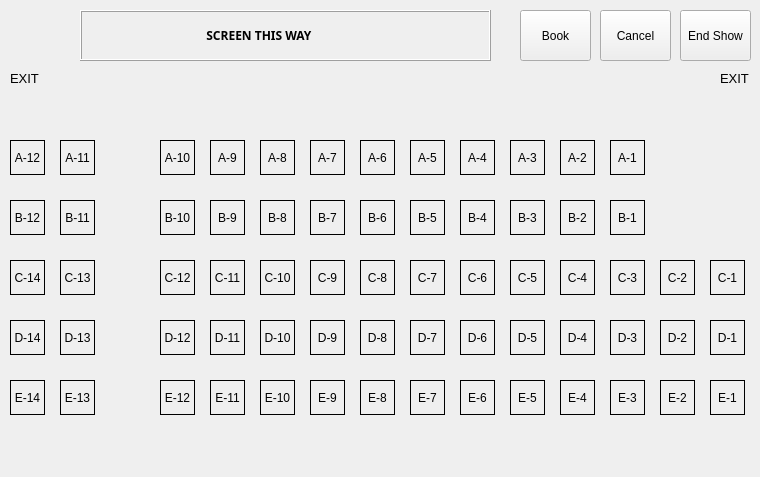
<?xml version="1.0" encoding="UTF-8"?>
<ui version="4.0">
 <class>MainWindow</class>
 <widget class="QMainWindow" name="MainWindow">
  <property name="geometry">
   <rect>
    <x>0</x>
    <y>0</y>
    <width>760</width>
    <height>477</height>
   </rect>
  </property>
  <property name="windowTitle">
   <string>Movie Ticket Booking 1.0</string>
  </property>
  <widget class="QWidget" name="centralWidget">
   <widget class="QPushButton" name="btnBook">
    <property name="geometry">
     <rect>
      <x>520</x>
      <y>10</y>
      <width>71</width>
      <height>51</height>
     </rect>
    </property>
    <property name="text">
     <string>Book</string>
    </property>
   </widget>
   <widget class="QPushButton" name="btnCancel">
    <property name="geometry">
     <rect>
      <x>600</x>
      <y>10</y>
      <width>71</width>
      <height>51</height>
     </rect>
    </property>
    <property name="text">
     <string>Cancel</string>
    </property>
   </widget>
   <widget class="QPushButton" name="btnReset">
    <property name="geometry">
     <rect>
      <x>680</x>
      <y>10</y>
      <width>71</width>
      <height>51</height>
     </rect>
    </property>
    <property name="text">
     <string>End Show</string>
    </property>
   </widget>
   <widget class="QLabel" name="label">
    <property name="geometry">
     <rect>
      <x>720</x>
      <y>70</y>
      <width>31</width>
      <height>16</height>
     </rect>
    </property>
    <property name="font">
     <font>
      <pointsize>10</pointsize>
     </font>
    </property>
    <property name="text">
     <string>EXIT</string>
    </property>
   </widget>
   <widget class="QLabel" name="label_2">
    <property name="geometry">
     <rect>
      <x>10</x>
      <y>70</y>
      <width>31</width>
      <height>16</height>
     </rect>
    </property>
    <property name="font">
     <font>
      <pointsize>10</pointsize>
     </font>
    </property>
    <property name="text">
     <string>EXIT</string>
    </property>
   </widget>
   <widget class="QLabel" name="label_3">
    <property name="geometry">
     <rect>
      <x>80</x>
      <y>10</y>
      <width>411</width>
      <height>51</height>
     </rect>
    </property>
    <property name="font">
     <font>
      <family>Sans</family>
      <italic>false</italic>
      <bold>true</bold>
     </font>
    </property>
    <property name="frameShape">
     <enum>QFrame::Box</enum>
    </property>
    <property name="frameShadow">
     <enum>QFrame::Raised</enum>
    </property>
    <property name="text">
     <string>                                        SCREEN THIS WAY</string>
    </property>
    <property name="alignment">
     <set>Qt::AlignJustify|Qt::AlignVCenter</set>
    </property>
   </widget>
   <widget class="QLabel" name="lblA1">
    <property name="geometry">
     <rect>
      <x>610</x>
      <y>140</y>
      <width>35</width>
      <height>35</height>
     </rect>
    </property>
    <property name="frameShape">
     <enum>QFrame::Box</enum>
    </property>
    <property name="text">
     <string>A-1</string>
    </property>
    <property name="alignment">
     <set>Qt::AlignCenter</set>
    </property>
   </widget>
   <widget class="QLabel" name="lblA2">
    <property name="geometry">
     <rect>
      <x>560</x>
      <y>140</y>
      <width>35</width>
      <height>35</height>
     </rect>
    </property>
    <property name="frameShape">
     <enum>QFrame::Box</enum>
    </property>
    <property name="text">
     <string>A-2</string>
    </property>
    <property name="alignment">
     <set>Qt::AlignCenter</set>
    </property>
   </widget>
   <widget class="QLabel" name="lblA3">
    <property name="geometry">
     <rect>
      <x>510</x>
      <y>140</y>
      <width>35</width>
      <height>35</height>
     </rect>
    </property>
    <property name="frameShape">
     <enum>QFrame::Box</enum>
    </property>
    <property name="text">
     <string>A-3</string>
    </property>
    <property name="alignment">
     <set>Qt::AlignCenter</set>
    </property>
   </widget>
   <widget class="QLabel" name="lblA5">
    <property name="geometry">
     <rect>
      <x>410</x>
      <y>140</y>
      <width>35</width>
      <height>35</height>
     </rect>
    </property>
    <property name="frameShape">
     <enum>QFrame::Box</enum>
    </property>
    <property name="text">
     <string>A-5</string>
    </property>
    <property name="alignment">
     <set>Qt::AlignCenter</set>
    </property>
   </widget>
   <widget class="QLabel" name="lblA6">
    <property name="geometry">
     <rect>
      <x>360</x>
      <y>140</y>
      <width>35</width>
      <height>35</height>
     </rect>
    </property>
    <property name="frameShape">
     <enum>QFrame::Box</enum>
    </property>
    <property name="text">
     <string>A-6</string>
    </property>
    <property name="alignment">
     <set>Qt::AlignCenter</set>
    </property>
   </widget>
   <widget class="QLabel" name="lblA4">
    <property name="geometry">
     <rect>
      <x>460</x>
      <y>140</y>
      <width>35</width>
      <height>35</height>
     </rect>
    </property>
    <property name="frameShape">
     <enum>QFrame::Box</enum>
    </property>
    <property name="text">
     <string>A-4</string>
    </property>
    <property name="alignment">
     <set>Qt::AlignCenter</set>
    </property>
   </widget>
   <widget class="QLabel" name="lblA8">
    <property name="geometry">
     <rect>
      <x>260</x>
      <y>140</y>
      <width>35</width>
      <height>35</height>
     </rect>
    </property>
    <property name="frameShape">
     <enum>QFrame::Box</enum>
    </property>
    <property name="text">
     <string>A-8</string>
    </property>
    <property name="alignment">
     <set>Qt::AlignCenter</set>
    </property>
   </widget>
   <widget class="QLabel" name="lblA9">
    <property name="geometry">
     <rect>
      <x>210</x>
      <y>140</y>
      <width>35</width>
      <height>35</height>
     </rect>
    </property>
    <property name="frameShape">
     <enum>QFrame::Box</enum>
    </property>
    <property name="text">
     <string>A-9</string>
    </property>
    <property name="alignment">
     <set>Qt::AlignCenter</set>
    </property>
   </widget>
   <widget class="QLabel" name="lblA7">
    <property name="geometry">
     <rect>
      <x>310</x>
      <y>140</y>
      <width>35</width>
      <height>35</height>
     </rect>
    </property>
    <property name="frameShape">
     <enum>QFrame::Box</enum>
    </property>
    <property name="text">
     <string>A-7</string>
    </property>
    <property name="alignment">
     <set>Qt::AlignCenter</set>
    </property>
   </widget>
   <widget class="QLabel" name="lblA12">
    <property name="geometry">
     <rect>
      <x>10</x>
      <y>140</y>
      <width>35</width>
      <height>35</height>
     </rect>
    </property>
    <property name="frameShape">
     <enum>QFrame::Box</enum>
    </property>
    <property name="text">
     <string>A-12</string>
    </property>
    <property name="alignment">
     <set>Qt::AlignCenter</set>
    </property>
   </widget>
   <widget class="QLabel" name="lblA11">
    <property name="geometry">
     <rect>
      <x>60</x>
      <y>140</y>
      <width>35</width>
      <height>35</height>
     </rect>
    </property>
    <property name="frameShape">
     <enum>QFrame::Box</enum>
    </property>
    <property name="text">
     <string>A-11</string>
    </property>
    <property name="alignment">
     <set>Qt::AlignCenter</set>
    </property>
   </widget>
   <widget class="QLabel" name="lblA10">
    <property name="geometry">
     <rect>
      <x>160</x>
      <y>140</y>
      <width>35</width>
      <height>35</height>
     </rect>
    </property>
    <property name="frameShape">
     <enum>QFrame::Box</enum>
    </property>
    <property name="text">
     <string>A-10</string>
    </property>
    <property name="alignment">
     <set>Qt::AlignCenter</set>
    </property>
   </widget>
   <widget class="QLabel" name="lblB2">
    <property name="geometry">
     <rect>
      <x>560</x>
      <y>200</y>
      <width>35</width>
      <height>35</height>
     </rect>
    </property>
    <property name="frameShape">
     <enum>QFrame::Box</enum>
    </property>
    <property name="text">
     <string>B-2</string>
    </property>
    <property name="alignment">
     <set>Qt::AlignCenter</set>
    </property>
   </widget>
   <widget class="QLabel" name="lblB6">
    <property name="geometry">
     <rect>
      <x>360</x>
      <y>200</y>
      <width>35</width>
      <height>35</height>
     </rect>
    </property>
    <property name="frameShape">
     <enum>QFrame::Box</enum>
    </property>
    <property name="text">
     <string>B-6</string>
    </property>
    <property name="alignment">
     <set>Qt::AlignCenter</set>
    </property>
   </widget>
   <widget class="QLabel" name="lblB11">
    <property name="geometry">
     <rect>
      <x>60</x>
      <y>200</y>
      <width>35</width>
      <height>35</height>
     </rect>
    </property>
    <property name="frameShape">
     <enum>QFrame::Box</enum>
    </property>
    <property name="text">
     <string>B-11</string>
    </property>
    <property name="alignment">
     <set>Qt::AlignCenter</set>
    </property>
   </widget>
   <widget class="QLabel" name="lblB3">
    <property name="geometry">
     <rect>
      <x>510</x>
      <y>200</y>
      <width>35</width>
      <height>35</height>
     </rect>
    </property>
    <property name="frameShape">
     <enum>QFrame::Box</enum>
    </property>
    <property name="text">
     <string>B-3</string>
    </property>
    <property name="alignment">
     <set>Qt::AlignCenter</set>
    </property>
   </widget>
   <widget class="QLabel" name="lblB7">
    <property name="geometry">
     <rect>
      <x>310</x>
      <y>200</y>
      <width>35</width>
      <height>35</height>
     </rect>
    </property>
    <property name="frameShape">
     <enum>QFrame::Box</enum>
    </property>
    <property name="text">
     <string>B-7</string>
    </property>
    <property name="alignment">
     <set>Qt::AlignCenter</set>
    </property>
   </widget>
   <widget class="QLabel" name="lblB1">
    <property name="geometry">
     <rect>
      <x>610</x>
      <y>200</y>
      <width>35</width>
      <height>35</height>
     </rect>
    </property>
    <property name="frameShape">
     <enum>QFrame::Box</enum>
    </property>
    <property name="text">
     <string>B-1</string>
    </property>
    <property name="alignment">
     <set>Qt::AlignCenter</set>
    </property>
   </widget>
   <widget class="QLabel" name="lblB9">
    <property name="geometry">
     <rect>
      <x>210</x>
      <y>200</y>
      <width>35</width>
      <height>35</height>
     </rect>
    </property>
    <property name="frameShape">
     <enum>QFrame::Box</enum>
    </property>
    <property name="text">
     <string>B-9</string>
    </property>
    <property name="alignment">
     <set>Qt::AlignCenter</set>
    </property>
   </widget>
   <widget class="QLabel" name="lblB12">
    <property name="geometry">
     <rect>
      <x>10</x>
      <y>200</y>
      <width>35</width>
      <height>35</height>
     </rect>
    </property>
    <property name="frameShape">
     <enum>QFrame::Box</enum>
    </property>
    <property name="text">
     <string>B-12</string>
    </property>
    <property name="alignment">
     <set>Qt::AlignCenter</set>
    </property>
   </widget>
   <widget class="QLabel" name="lblB4">
    <property name="geometry">
     <rect>
      <x>460</x>
      <y>200</y>
      <width>35</width>
      <height>35</height>
     </rect>
    </property>
    <property name="frameShape">
     <enum>QFrame::Box</enum>
    </property>
    <property name="text">
     <string>B-4</string>
    </property>
    <property name="alignment">
     <set>Qt::AlignCenter</set>
    </property>
   </widget>
   <widget class="QLabel" name="lblB10">
    <property name="geometry">
     <rect>
      <x>160</x>
      <y>200</y>
      <width>35</width>
      <height>35</height>
     </rect>
    </property>
    <property name="frameShape">
     <enum>QFrame::Box</enum>
    </property>
    <property name="text">
     <string>B-10</string>
    </property>
    <property name="alignment">
     <set>Qt::AlignCenter</set>
    </property>
   </widget>
   <widget class="QLabel" name="lblB5">
    <property name="geometry">
     <rect>
      <x>410</x>
      <y>200</y>
      <width>35</width>
      <height>35</height>
     </rect>
    </property>
    <property name="frameShape">
     <enum>QFrame::Box</enum>
    </property>
    <property name="text">
     <string>B-5</string>
    </property>
    <property name="alignment">
     <set>Qt::AlignCenter</set>
    </property>
   </widget>
   <widget class="QLabel" name="lblB8">
    <property name="geometry">
     <rect>
      <x>260</x>
      <y>200</y>
      <width>35</width>
      <height>35</height>
     </rect>
    </property>
    <property name="frameShape">
     <enum>QFrame::Box</enum>
    </property>
    <property name="text">
     <string>B-8</string>
    </property>
    <property name="alignment">
     <set>Qt::AlignCenter</set>
    </property>
   </widget>
   <widget class="QLabel" name="lblC4">
    <property name="geometry">
     <rect>
      <x>560</x>
      <y>260</y>
      <width>35</width>
      <height>35</height>
     </rect>
    </property>
    <property name="frameShape">
     <enum>QFrame::Box</enum>
    </property>
    <property name="text">
     <string>C-4</string>
    </property>
    <property name="alignment">
     <set>Qt::AlignCenter</set>
    </property>
   </widget>
   <widget class="QLabel" name="lblC8">
    <property name="geometry">
     <rect>
      <x>360</x>
      <y>260</y>
      <width>35</width>
      <height>35</height>
     </rect>
    </property>
    <property name="frameShape">
     <enum>QFrame::Box</enum>
    </property>
    <property name="text">
     <string>C-8</string>
    </property>
    <property name="alignment">
     <set>Qt::AlignCenter</set>
    </property>
   </widget>
   <widget class="QLabel" name="lblC13">
    <property name="geometry">
     <rect>
      <x>60</x>
      <y>260</y>
      <width>35</width>
      <height>35</height>
     </rect>
    </property>
    <property name="frameShape">
     <enum>QFrame::Box</enum>
    </property>
    <property name="text">
     <string>C-13</string>
    </property>
    <property name="alignment">
     <set>Qt::AlignCenter</set>
    </property>
   </widget>
   <widget class="QLabel" name="lblC5">
    <property name="geometry">
     <rect>
      <x>510</x>
      <y>260</y>
      <width>35</width>
      <height>35</height>
     </rect>
    </property>
    <property name="frameShape">
     <enum>QFrame::Box</enum>
    </property>
    <property name="text">
     <string>C-5</string>
    </property>
    <property name="alignment">
     <set>Qt::AlignCenter</set>
    </property>
   </widget>
   <widget class="QLabel" name="lblC9">
    <property name="geometry">
     <rect>
      <x>310</x>
      <y>260</y>
      <width>35</width>
      <height>35</height>
     </rect>
    </property>
    <property name="frameShape">
     <enum>QFrame::Box</enum>
    </property>
    <property name="text">
     <string>C-9</string>
    </property>
    <property name="alignment">
     <set>Qt::AlignCenter</set>
    </property>
   </widget>
   <widget class="QLabel" name="lblC3">
    <property name="geometry">
     <rect>
      <x>610</x>
      <y>260</y>
      <width>35</width>
      <height>35</height>
     </rect>
    </property>
    <property name="frameShape">
     <enum>QFrame::Box</enum>
    </property>
    <property name="text">
     <string>C-3</string>
    </property>
    <property name="alignment">
     <set>Qt::AlignCenter</set>
    </property>
   </widget>
   <widget class="QLabel" name="lblC11">
    <property name="geometry">
     <rect>
      <x>210</x>
      <y>260</y>
      <width>35</width>
      <height>35</height>
     </rect>
    </property>
    <property name="frameShape">
     <enum>QFrame::Box</enum>
    </property>
    <property name="text">
     <string>C-11</string>
    </property>
    <property name="alignment">
     <set>Qt::AlignCenter</set>
    </property>
   </widget>
   <widget class="QLabel" name="lblC14">
    <property name="geometry">
     <rect>
      <x>10</x>
      <y>260</y>
      <width>35</width>
      <height>35</height>
     </rect>
    </property>
    <property name="frameShape">
     <enum>QFrame::Box</enum>
    </property>
    <property name="text">
     <string>C-14</string>
    </property>
    <property name="alignment">
     <set>Qt::AlignCenter</set>
    </property>
   </widget>
   <widget class="QLabel" name="lblC6">
    <property name="geometry">
     <rect>
      <x>460</x>
      <y>260</y>
      <width>35</width>
      <height>35</height>
     </rect>
    </property>
    <property name="frameShape">
     <enum>QFrame::Box</enum>
    </property>
    <property name="text">
     <string>C-6</string>
    </property>
    <property name="alignment">
     <set>Qt::AlignCenter</set>
    </property>
   </widget>
   <widget class="QLabel" name="lblC12">
    <property name="geometry">
     <rect>
      <x>160</x>
      <y>260</y>
      <width>35</width>
      <height>35</height>
     </rect>
    </property>
    <property name="frameShape">
     <enum>QFrame::Box</enum>
    </property>
    <property name="text">
     <string>C-12</string>
    </property>
    <property name="alignment">
     <set>Qt::AlignCenter</set>
    </property>
   </widget>
   <widget class="QLabel" name="lblC7">
    <property name="geometry">
     <rect>
      <x>410</x>
      <y>260</y>
      <width>35</width>
      <height>35</height>
     </rect>
    </property>
    <property name="frameShape">
     <enum>QFrame::Box</enum>
    </property>
    <property name="text">
     <string>C-7</string>
    </property>
    <property name="alignment">
     <set>Qt::AlignCenter</set>
    </property>
   </widget>
   <widget class="QLabel" name="lblC10">
    <property name="geometry">
     <rect>
      <x>260</x>
      <y>260</y>
      <width>35</width>
      <height>35</height>
     </rect>
    </property>
    <property name="frameShape">
     <enum>QFrame::Box</enum>
    </property>
    <property name="text">
     <string>C-10</string>
    </property>
    <property name="alignment">
     <set>Qt::AlignCenter</set>
    </property>
   </widget>
   <widget class="QLabel" name="lblD4">
    <property name="geometry">
     <rect>
      <x>560</x>
      <y>320</y>
      <width>35</width>
      <height>35</height>
     </rect>
    </property>
    <property name="frameShape">
     <enum>QFrame::Box</enum>
    </property>
    <property name="text">
     <string>D-4</string>
    </property>
    <property name="alignment">
     <set>Qt::AlignCenter</set>
    </property>
   </widget>
   <widget class="QLabel" name="lblD8">
    <property name="geometry">
     <rect>
      <x>360</x>
      <y>320</y>
      <width>35</width>
      <height>35</height>
     </rect>
    </property>
    <property name="frameShape">
     <enum>QFrame::Box</enum>
    </property>
    <property name="text">
     <string>D-8</string>
    </property>
    <property name="alignment">
     <set>Qt::AlignCenter</set>
    </property>
   </widget>
   <widget class="QLabel" name="lblD13">
    <property name="geometry">
     <rect>
      <x>60</x>
      <y>320</y>
      <width>35</width>
      <height>35</height>
     </rect>
    </property>
    <property name="frameShape">
     <enum>QFrame::Box</enum>
    </property>
    <property name="text">
     <string>D-13</string>
    </property>
    <property name="alignment">
     <set>Qt::AlignCenter</set>
    </property>
   </widget>
   <widget class="QLabel" name="lblD5">
    <property name="geometry">
     <rect>
      <x>510</x>
      <y>320</y>
      <width>35</width>
      <height>35</height>
     </rect>
    </property>
    <property name="frameShape">
     <enum>QFrame::Box</enum>
    </property>
    <property name="text">
     <string>D-5</string>
    </property>
    <property name="alignment">
     <set>Qt::AlignCenter</set>
    </property>
   </widget>
   <widget class="QLabel" name="lblD9">
    <property name="geometry">
     <rect>
      <x>310</x>
      <y>320</y>
      <width>35</width>
      <height>35</height>
     </rect>
    </property>
    <property name="frameShape">
     <enum>QFrame::Box</enum>
    </property>
    <property name="text">
     <string>D-9</string>
    </property>
    <property name="alignment">
     <set>Qt::AlignCenter</set>
    </property>
   </widget>
   <widget class="QLabel" name="lblD3">
    <property name="geometry">
     <rect>
      <x>610</x>
      <y>320</y>
      <width>35</width>
      <height>35</height>
     </rect>
    </property>
    <property name="frameShape">
     <enum>QFrame::Box</enum>
    </property>
    <property name="text">
     <string>D-3</string>
    </property>
    <property name="alignment">
     <set>Qt::AlignCenter</set>
    </property>
   </widget>
   <widget class="QLabel" name="lblD11">
    <property name="geometry">
     <rect>
      <x>210</x>
      <y>320</y>
      <width>35</width>
      <height>35</height>
     </rect>
    </property>
    <property name="frameShape">
     <enum>QFrame::Box</enum>
    </property>
    <property name="text">
     <string>D-11</string>
    </property>
    <property name="alignment">
     <set>Qt::AlignCenter</set>
    </property>
   </widget>
   <widget class="QLabel" name="lblD14">
    <property name="geometry">
     <rect>
      <x>10</x>
      <y>320</y>
      <width>35</width>
      <height>35</height>
     </rect>
    </property>
    <property name="frameShape">
     <enum>QFrame::Box</enum>
    </property>
    <property name="text">
     <string>D-14</string>
    </property>
    <property name="alignment">
     <set>Qt::AlignCenter</set>
    </property>
   </widget>
   <widget class="QLabel" name="lblD6">
    <property name="geometry">
     <rect>
      <x>460</x>
      <y>320</y>
      <width>35</width>
      <height>35</height>
     </rect>
    </property>
    <property name="frameShape">
     <enum>QFrame::Box</enum>
    </property>
    <property name="text">
     <string>D-6</string>
    </property>
    <property name="alignment">
     <set>Qt::AlignCenter</set>
    </property>
   </widget>
   <widget class="QLabel" name="lblD12">
    <property name="geometry">
     <rect>
      <x>160</x>
      <y>320</y>
      <width>35</width>
      <height>35</height>
     </rect>
    </property>
    <property name="frameShape">
     <enum>QFrame::Box</enum>
    </property>
    <property name="text">
     <string>D-12</string>
    </property>
    <property name="alignment">
     <set>Qt::AlignCenter</set>
    </property>
   </widget>
   <widget class="QLabel" name="lblD7">
    <property name="geometry">
     <rect>
      <x>410</x>
      <y>320</y>
      <width>35</width>
      <height>35</height>
     </rect>
    </property>
    <property name="frameShape">
     <enum>QFrame::Box</enum>
    </property>
    <property name="text">
     <string>D-7</string>
    </property>
    <property name="alignment">
     <set>Qt::AlignCenter</set>
    </property>
   </widget>
   <widget class="QLabel" name="lblD10">
    <property name="geometry">
     <rect>
      <x>260</x>
      <y>320</y>
      <width>35</width>
      <height>35</height>
     </rect>
    </property>
    <property name="frameShape">
     <enum>QFrame::Box</enum>
    </property>
    <property name="text">
     <string>D-10</string>
    </property>
    <property name="alignment">
     <set>Qt::AlignCenter</set>
    </property>
   </widget>
   <widget class="QLabel" name="lblE4">
    <property name="geometry">
     <rect>
      <x>560</x>
      <y>380</y>
      <width>35</width>
      <height>35</height>
     </rect>
    </property>
    <property name="frameShape">
     <enum>QFrame::Box</enum>
    </property>
    <property name="text">
     <string>E-4</string>
    </property>
    <property name="alignment">
     <set>Qt::AlignCenter</set>
    </property>
   </widget>
   <widget class="QLabel" name="lblE8">
    <property name="geometry">
     <rect>
      <x>360</x>
      <y>380</y>
      <width>35</width>
      <height>35</height>
     </rect>
    </property>
    <property name="frameShape">
     <enum>QFrame::Box</enum>
    </property>
    <property name="text">
     <string>E-8</string>
    </property>
    <property name="alignment">
     <set>Qt::AlignCenter</set>
    </property>
   </widget>
   <widget class="QLabel" name="lblE13">
    <property name="geometry">
     <rect>
      <x>60</x>
      <y>380</y>
      <width>35</width>
      <height>35</height>
     </rect>
    </property>
    <property name="frameShape">
     <enum>QFrame::Box</enum>
    </property>
    <property name="text">
     <string>E-13</string>
    </property>
    <property name="alignment">
     <set>Qt::AlignCenter</set>
    </property>
   </widget>
   <widget class="QLabel" name="lblE5">
    <property name="geometry">
     <rect>
      <x>510</x>
      <y>380</y>
      <width>35</width>
      <height>35</height>
     </rect>
    </property>
    <property name="frameShape">
     <enum>QFrame::Box</enum>
    </property>
    <property name="text">
     <string>E-5</string>
    </property>
    <property name="alignment">
     <set>Qt::AlignCenter</set>
    </property>
   </widget>
   <widget class="QLabel" name="lblE9">
    <property name="geometry">
     <rect>
      <x>310</x>
      <y>380</y>
      <width>35</width>
      <height>35</height>
     </rect>
    </property>
    <property name="frameShape">
     <enum>QFrame::Box</enum>
    </property>
    <property name="text">
     <string>E-9</string>
    </property>
    <property name="alignment">
     <set>Qt::AlignCenter</set>
    </property>
   </widget>
   <widget class="QLabel" name="lblE3">
    <property name="geometry">
     <rect>
      <x>610</x>
      <y>380</y>
      <width>35</width>
      <height>35</height>
     </rect>
    </property>
    <property name="frameShape">
     <enum>QFrame::Box</enum>
    </property>
    <property name="text">
     <string>E-3</string>
    </property>
    <property name="alignment">
     <set>Qt::AlignCenter</set>
    </property>
   </widget>
   <widget class="QLabel" name="lblE11">
    <property name="geometry">
     <rect>
      <x>210</x>
      <y>380</y>
      <width>35</width>
      <height>35</height>
     </rect>
    </property>
    <property name="frameShape">
     <enum>QFrame::Box</enum>
    </property>
    <property name="text">
     <string>E-11</string>
    </property>
    <property name="alignment">
     <set>Qt::AlignCenter</set>
    </property>
   </widget>
   <widget class="QLabel" name="lblE14">
    <property name="geometry">
     <rect>
      <x>10</x>
      <y>380</y>
      <width>35</width>
      <height>35</height>
     </rect>
    </property>
    <property name="frameShape">
     <enum>QFrame::Box</enum>
    </property>
    <property name="text">
     <string>E-14</string>
    </property>
    <property name="alignment">
     <set>Qt::AlignCenter</set>
    </property>
   </widget>
   <widget class="QLabel" name="lblE6">
    <property name="geometry">
     <rect>
      <x>460</x>
      <y>380</y>
      <width>35</width>
      <height>35</height>
     </rect>
    </property>
    <property name="frameShape">
     <enum>QFrame::Box</enum>
    </property>
    <property name="text">
     <string>E-6</string>
    </property>
    <property name="alignment">
     <set>Qt::AlignCenter</set>
    </property>
   </widget>
   <widget class="QLabel" name="lblE12">
    <property name="geometry">
     <rect>
      <x>160</x>
      <y>380</y>
      <width>35</width>
      <height>35</height>
     </rect>
    </property>
    <property name="frameShape">
     <enum>QFrame::Box</enum>
    </property>
    <property name="text">
     <string>E-12</string>
    </property>
    <property name="alignment">
     <set>Qt::AlignCenter</set>
    </property>
   </widget>
   <widget class="QLabel" name="lblE7">
    <property name="geometry">
     <rect>
      <x>410</x>
      <y>380</y>
      <width>35</width>
      <height>35</height>
     </rect>
    </property>
    <property name="frameShape">
     <enum>QFrame::Box</enum>
    </property>
    <property name="text">
     <string>E-7</string>
    </property>
    <property name="alignment">
     <set>Qt::AlignCenter</set>
    </property>
   </widget>
   <widget class="QLabel" name="lblE10">
    <property name="geometry">
     <rect>
      <x>260</x>
      <y>380</y>
      <width>35</width>
      <height>35</height>
     </rect>
    </property>
    <property name="frameShape">
     <enum>QFrame::Box</enum>
    </property>
    <property name="text">
     <string>E-10</string>
    </property>
    <property name="alignment">
     <set>Qt::AlignCenter</set>
    </property>
   </widget>
   <widget class="QLabel" name="lblC2">
    <property name="geometry">
     <rect>
      <x>660</x>
      <y>260</y>
      <width>35</width>
      <height>35</height>
     </rect>
    </property>
    <property name="frameShape">
     <enum>QFrame::Box</enum>
    </property>
    <property name="text">
     <string>C-2</string>
    </property>
    <property name="alignment">
     <set>Qt::AlignCenter</set>
    </property>
   </widget>
   <widget class="QLabel" name="lblC1">
    <property name="geometry">
     <rect>
      <x>710</x>
      <y>260</y>
      <width>35</width>
      <height>35</height>
     </rect>
    </property>
    <property name="frameShape">
     <enum>QFrame::Box</enum>
    </property>
    <property name="text">
     <string>C-1</string>
    </property>
    <property name="alignment">
     <set>Qt::AlignCenter</set>
    </property>
   </widget>
   <widget class="QLabel" name="lblD1">
    <property name="geometry">
     <rect>
      <x>710</x>
      <y>320</y>
      <width>35</width>
      <height>35</height>
     </rect>
    </property>
    <property name="frameShape">
     <enum>QFrame::Box</enum>
    </property>
    <property name="text">
     <string>D-1</string>
    </property>
    <property name="alignment">
     <set>Qt::AlignCenter</set>
    </property>
   </widget>
   <widget class="QLabel" name="lblD2">
    <property name="geometry">
     <rect>
      <x>660</x>
      <y>320</y>
      <width>35</width>
      <height>35</height>
     </rect>
    </property>
    <property name="frameShape">
     <enum>QFrame::Box</enum>
    </property>
    <property name="text">
     <string>D-2</string>
    </property>
    <property name="alignment">
     <set>Qt::AlignCenter</set>
    </property>
   </widget>
   <widget class="QLabel" name="lblE1">
    <property name="geometry">
     <rect>
      <x>710</x>
      <y>380</y>
      <width>35</width>
      <height>35</height>
     </rect>
    </property>
    <property name="frameShape">
     <enum>QFrame::Box</enum>
    </property>
    <property name="text">
     <string>E-1</string>
    </property>
    <property name="alignment">
     <set>Qt::AlignCenter</set>
    </property>
   </widget>
   <widget class="QLabel" name="lblE2">
    <property name="geometry">
     <rect>
      <x>660</x>
      <y>380</y>
      <width>35</width>
      <height>35</height>
     </rect>
    </property>
    <property name="frameShape">
     <enum>QFrame::Box</enum>
    </property>
    <property name="text">
     <string>E-2</string>
    </property>
    <property name="alignment">
     <set>Qt::AlignCenter</set>
    </property>
   </widget>
   <widget class="QLabel" name="lblInfoImage">
    <property name="geometry">
     <rect>
      <x>330</x>
      <y>423</y>
      <width>101</width>
      <height>41</height>
     </rect>
    </property>
    <property name="text">
     <string/>
    </property>
   </widget>
  </widget>
 </widget>
 <layoutdefault spacing="6" margin="11"/>
 <resources/>
 <connections/>
</ui>
